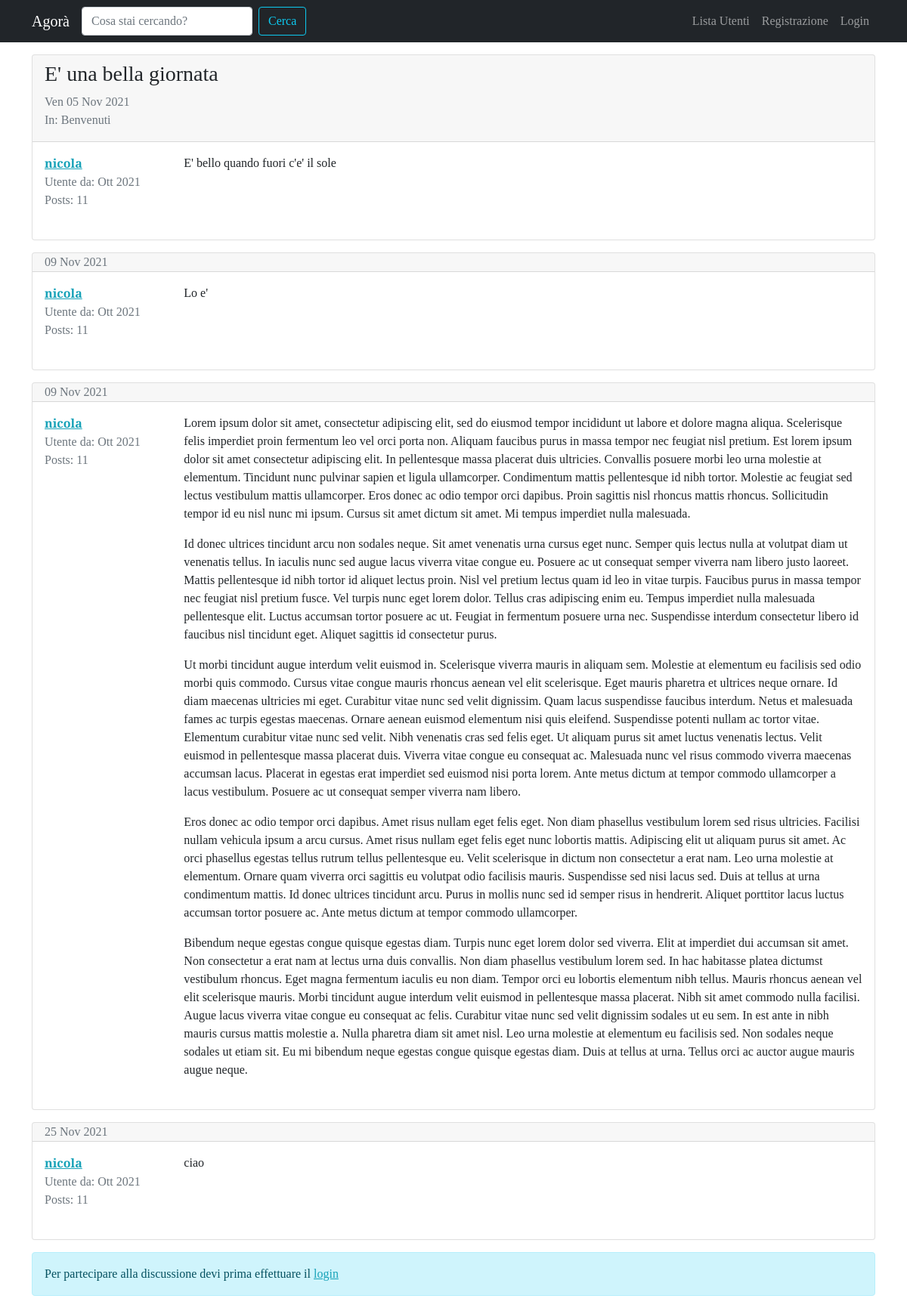
Page /forum/discussione/5/ on the committed database.
### forum/models.py (models this page shows, shortened)
class Discussione(models.Model):
    titolo = models.CharField(max_length=120)
    data_creazione = models.DateTimeField(auto_now_add=True)
    autore_discussione = models.ForeignKey(User, on_delete=models.CASCADE, related_name="discussioni")
    sezione_appartenenza = models.ForeignKey(Sezione, on_delete=models.CASCADE)
    class Meta:
        verbose_name = "Discussione"
        verbose_name_plural = "Discussioni"

class Post(models.Model):
    autore_post = models.ForeignKey(User, on_delete=models.CASCADE, related_name='posts')
    contenuto = models.TextField()
    data_creazione = models.DateTimeField(auto_now_add=True)
    discussione = models.ForeignKey(Discussione, on_delete=models.CASCADE)
    class Meta:
        verbose_name = "Post"
        verbose_name_plural = 'Posts'

class Sezione(models.Model):
    nome_sezione = models.CharField(max_length=80)
    descrizione = models.CharField(max_length=150, blank=True, null=True)
    logo_sezione = models.ImageField(blank=True, null=True)
    def __str__(self):
        return self.nome_sezione
    class Meta:
        verbose_name = "Sezione"
        verbose_name_plural = "Sezioni"

### forum/views.py (the view)
# urls.py: path('discussione/<int:pk>/', views.visualizza_discussione, name='visualizza_discussione'),
def visualizza_discussione(request, pk):
    discussione = get_object_or_404(Discussione, pk=pk)
    posts_discussione = Post.objects.filter(discussione=discussione)
    form_risposta = PostModelForm()
    context = {'discussione': discussione, 'posts_discussione': posts_discussione, "form_risposta": form_risposta}
    return render(request, "forum/singola_discussione.html", context)

### forum/forms.py
class PostModelForm(forms.ModelForm):
    class Meta:
        model = Post
        fields = ["contenuto"]
        widgets = {
            "contenuto": forms.Textarea(attrs={'rows': '5'})
        }
        labels = {"contenuto": "Messaggio"}

### forum/templates/forum/singola_discussione.html (shortened to what this page needs)
{% extends 'base.html' %}
{% load crispy_forms_tags %}
{% block content %}
    {% for post in posts_discussione %}
    <div class="card my-3">
        {% if forloop.first %}
        <div class="card-header pb-0">
            <h3>{{ discussione.titolo }}</h3>
            <p class="text-muted">{{ discussione.data_creazione|date:"D d M Y" }}
            <br>In: {{ discussione.sezione_appartenenza }}</p>
        </div>
        {% else %}
        <div class="card-header py-0">
            <p class="text-muted mb-0">{{ post.data_creazione|date:"d M Y" }}</p>
        </div>
        {% endif %}
        <div class="card-body">
            <div class="row">
                <div class="col-xl-2 col-4">
                    <p class="mb-0"><a href="{% url 'user_profile' username=post.autore_post.username %}"><strong>{{ post.autore_post }}</strong></a></p>
                    <p class="text-muted mb-0">Utente da: {{ post.autore_post.date_joined|date:"M Y" }}</p>
                    <p class="text-muted">Posts: {{ post.autore_post.posts.count }}</p>
                </div>
                <div class="col-xl-10 col-8">
                    <p class="my-0">{{ post.contenuto|linebreaks }}</p>
                </div>
            </div>
        </div>
    </div>
    {% endfor %}
    {% if request.user.is_authenticated %}
        {% include 'forum/form_risposta.html' %}
    {% else %}
        <div class="alert alert-info" role="alert">
            Per partecipare alla discussione devi prima effettuare il <a href="{% url 'login' %}?next={{ request.get_full_path }}">login</a>
        </div>
    {% endif %}
{% endblock content %}

### static-storage/css/agora.css (style rules this page uses)
body { font-family: 'Slabo 27px', serif; }
a, a:hover { color: #17a2b8; }

### rows in the picture
Post: autore_post "nicola", autore_post.date_joined "Ott 2021", autore_post.posts.count "11", contenuto "E' bello quando fuori c'e' il sole"
Discussione: titolo "E' una bella giornata", data_creazione "Ven 05 Nov 2021", sezione_appartenenza "Benvenuti"
Post: data_creazione "09 Nov 2021", autore_post "nicola", autore_post.date_joined "Ott 2021", autore_post.posts.count "11", contenuto "Lo e'"
Post: data_creazione "09 Nov 2021", autore_post "nicola", autore_post.date_joined "Ott 2021", autore_post.posts.count "11", contenuto "Lorem ipsum dolor sit amet, consectetur adipiscing elit, sed do eiusmod tempor incididunt ut labore et dolore magna aliqua. Scelerisque felis imperdiet proin fermentum leo vel orci porta non. Aliquam faucibus purus in massa tempor nec feugiat nisl pretium. Est lorem ipsum dolor sit amet consectetur adipiscing elit. In pellentesque massa placerat duis ultricies. Convallis posuere morbi leo urna molestie at elementum. Tincidunt nunc pulvinar sapien et ligula ullamcorper. Condimentum mattis pellentesque id nibh tortor. Molestie ac feugiat sed lectus vestibulum mattis ullamcorper. Eros donec ac odio tempor orci dapibus. Proin sagittis nisl rhoncus mattis rhoncus. Sollicitudin tempor id eu nisl…"
Post: data_creazione "25 Nov 2021", autore_post "nicola", autore_post.date_joined "Ott 2021", autore_post.posts.count "11", contenuto "ciao"
